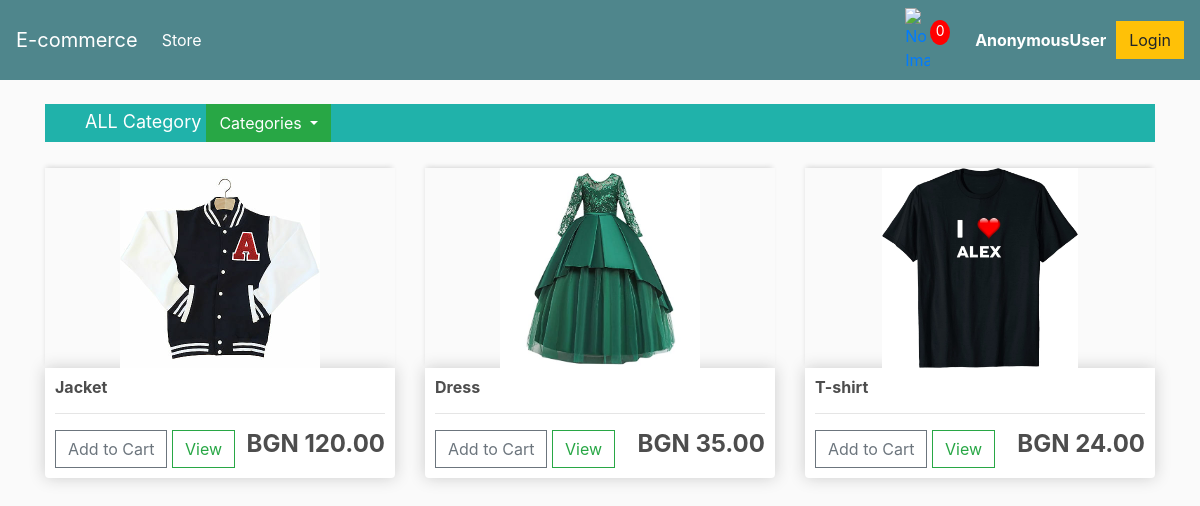
Screenshot of /by_category/1/ with the database file from the repository.
### ecommerce/store/models.py (models this page shows, shortened)
class Product(models.Model):
    name = models.CharField(max_length=20)
    price = models.FloatField()
    category = models.ForeignKey(Category, on_delete=models.CASCADE)
    image = models.ImageField(upload_to='static/images/', blank=True, null=True)
    description = models.TextField(max_length=400, null=True, blank=True)

### ecommerce/store/views.py (the view)
# urls.py: path('by_category/<str:pk>/', product_by_category, name='product-by-category'),
def product_by_category(request, pk):
    products = Product.objects.filter(category__pk=pk)
    categories = Category.objects.all()
    categories_dic = {}
    for category in categories:
        category_products = Product.objects.filter(category=category)
        if category_products:
            categories_dic[category] = category_products
    context = {
        'products': products,
        'categories_dic': categories_dic,
    }
    print(products[0].image)
    return render(request, 'store.html', context)

### ecommerce/store/models.py (called while the page is built)
    def __str__(self):
        return self.name

### ecommerce/store/templatetags/tags.py (called while the page is built, shortened)
@register.simple_tag
def total_order_items(request):
    result = 0
    if not request.user.is_authenticated:
        return result

### ecommerce/store/templates/store.html (shortened to what this page needs)
{% extends 'main.html' %}
{% load static %}
{% block content %}
    <ul style="background-color: lightseagreen; font-size:  large; color: white">
        <li style="display: inline; margin-right: 33px"><a style="color: white" href="{% url 'store' %}">ALL Category</a>
        <div class="btn-group">
          <button type="button" class="btn btn-success dropdown-toggle" data-toggle="dropdown" aria-haspopup="true" aria-expanded="false">
            Categories
          </button>
        </div>
    </ul>
    <div class="row">
        {% for product in products %}
            <div class="col-lg-4">
                <img class="thumbnail" src="{{ product.image.url }}" style="object-fit: contain;" alt="The product have not image yet.">
                <div class="box-element product">
                    <h6><strong>{{ product.name }}</strong></h6>
                    <hr>
                    <a class="btn btn-outline-secondary add-btn" href="{% url 'add_product_to_cart' product.id %}">Add to Cart</a>
                    <a class="btn btn-outline-success" href="{% url 'product_details' product.id %}">View</a>
                    <h4 style="display: inline-block; float: right; "><strong>BGN {{ product.price|floatformat:2 }}</strong></h4>
                </div>
            </div>
        {% endfor %}
    </div>
{% endblock %}

### templates/main.html (shortened to what this page needs)
{% load tags %}
<!DOCTYPE html>
{% load static %}
<html>
    <head>
        <link rel="stylesheet" href="https://stackpath.bootstrapcdn.com/bootstrap/4.4.1/css/bootstrap.min.css"
>
        <link rel="stylesheet" type="text/css" href="{% static 'css/main.css' %}">
     </head>
     <body>
     <nav class="navbar navbar-expand-lg navbar-dark bg-dark">
         <a class="navbar-brand" href="{% url 'store' %}">E-commerce</a>
         <div class="collapse navbar-collapse" id="navbarSupportedContent">
             <ul class="navbar-nav mr-auto">
                 <li class="nav-item active">
                     <a class="nav-link" href="{% url 'store' %}">Store <span class="sr-only">(current)</span></a>
                 </li>
             </ul>
         </div>
         <div class="form-inline my-2 my-lg-0">
             <a href="{% url 'cart' %}">
                 <img id="cart-icon" src="{% static 'images/cart.png' %}" alt="No Image">
             </a>
             <p id="cart-total">{% total_order_items request %}</p>
             <strong style="color: white; margin-right: 10px; margin-left: 25px;">{{ user }}</strong>
             {% if not user.is_authenticated %}
                <a href="{% url 'login' %}" class="btn btn-warning">Login</a>
             {% elif user.is_authenticated %}
                 <a href="{% url 'logout' %}" class="btn btn-warning">Logout</a>
             {% endif %}
         </div>
     </nav>
             <div class="container">
                    <br>
                    {% block content %}
                     {% endblock content %}
             </div>
     </body>
</html>

### static/css/main.css (style rules this page uses)
body { background-color: hsl(0, 0%, 98%); }
h1,h2,h3,h4,h5,h6 { color:hsl(0, 0%, 30%); }
.box-element { box-shadow:hsl(0, 0%, 80%) 0 0 16px; background-color: #fff; border-radius: 4px; padding: 10px; }
.thumbnail { width: 100%; height: 200px; -webkit-box-shadow: -1px -3px 5px -2px rgba(214,214,214,1); -moz-box-shadow: -1px -3px 5px -2px rgba(214,214,214,1); box-shadow: -1px -3px 5px -2px rgba(214,214,214,1); }
.product { border-radius: 0 0 4px 4px; }
.bg-dark { background-color: #4f868c!important; }
#cart-icon { width:25px; display: inline-block; margin-left: 15px; }
#cart-total { display: block; text-align: center; color:#fff; background-color: red; width: 20px; height: 25px; border-radius: 50%; font-size: 14px; }
.col-lg-4, .col-lg-6, .col-lg-8, .col-lg-12 { margin-top: 10px; }
.btn { border-radius: 0; }

### rows the page displays
Product: image (picture), name "Jacket", price "120.00"
Product: image (picture), name "Dress", price "35.00"
Product: image (picture), name "T-shirt", price "24.00"

### other values shown
{{ user }} "AnonymousUser"
